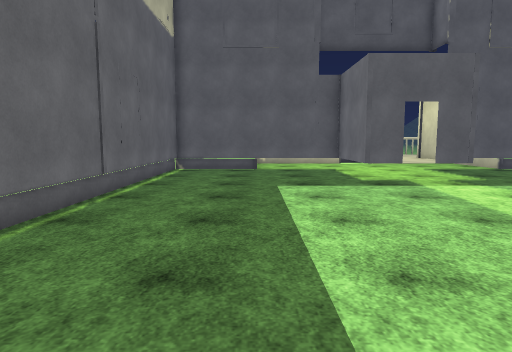
View 1 (above)

18 first-person views from a walk through a scene from a Unity 3-D project. The camera is 1.4 m above the floor, tilts 6° down and sees 75° across. Doors are open. The floor is counted in squares, 1 m on a side. Each view is taken from the middle of a square. On the plan, view 1 faces up. The plan holds only what a view shows up to about 15 squares ahead; the rest is blank. The place goes on beyond the plan. The player is left out. Some animated figures are left out. Surface patterns are stand-ins for the level's own textures.

View 2
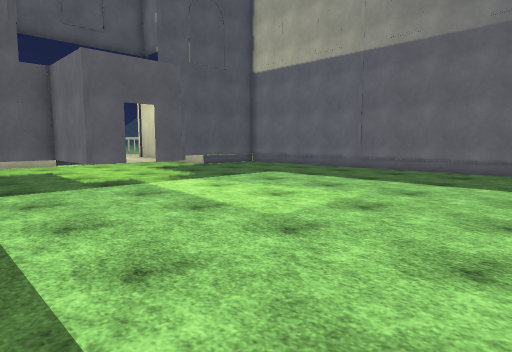

View 3
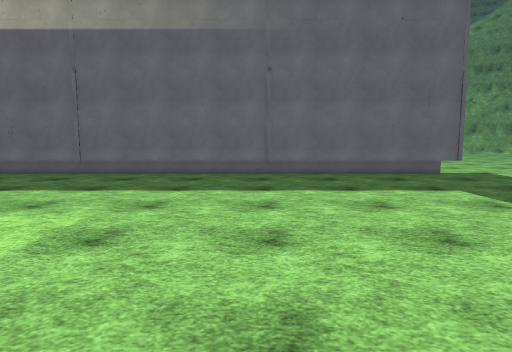

View 4
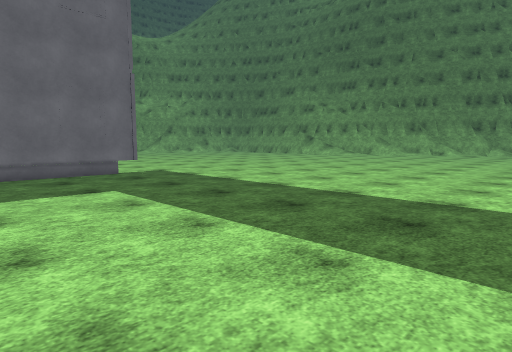

View 5
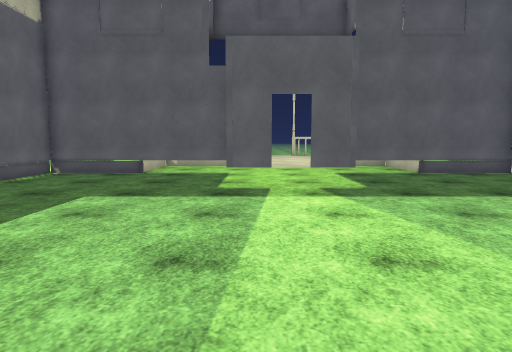

View 6
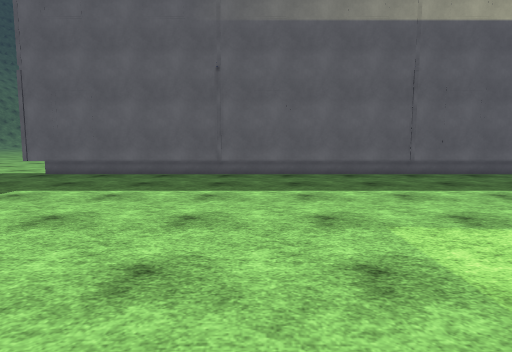

View 7
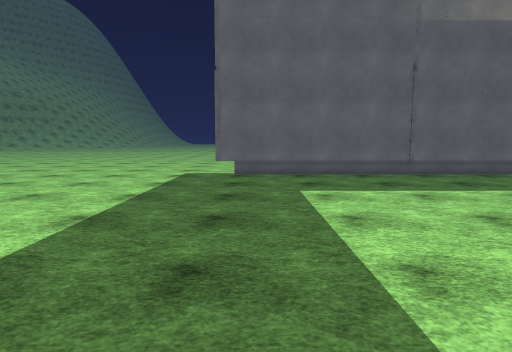

View 8
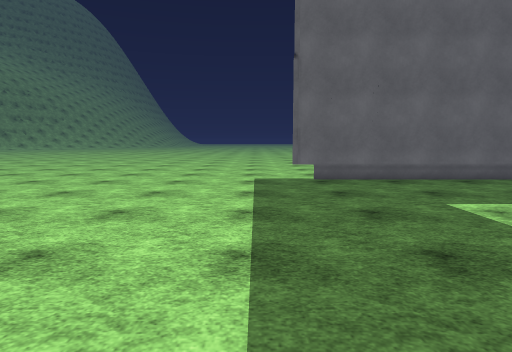

View 9
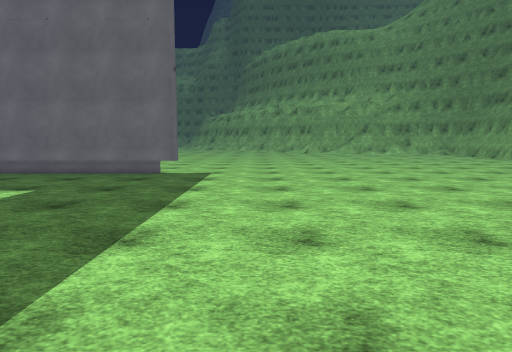

View 10
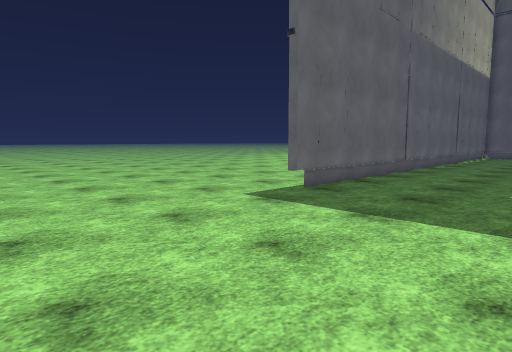

View 11
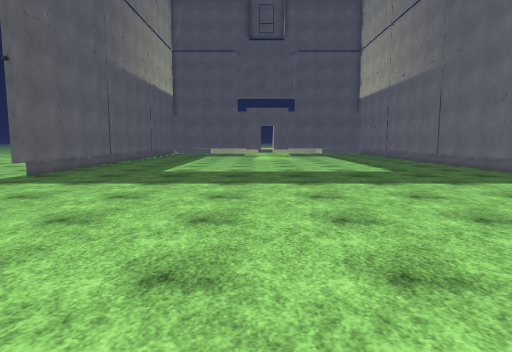

View 12
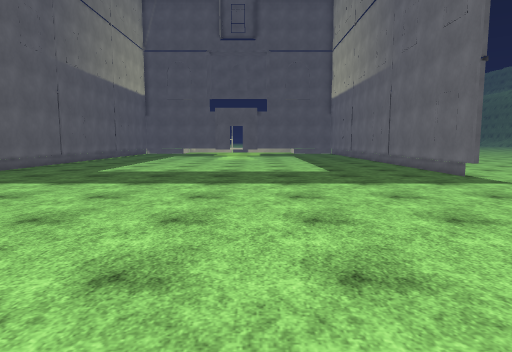

View 13
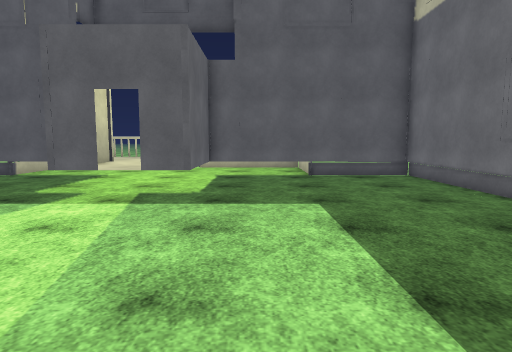

View 14
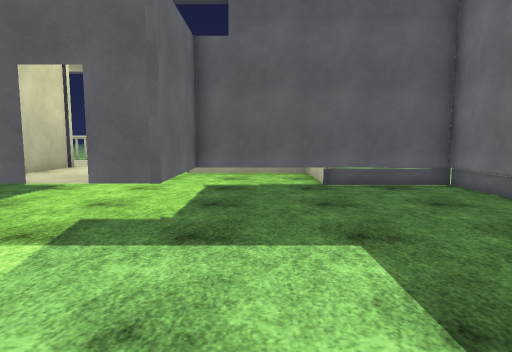

View 15
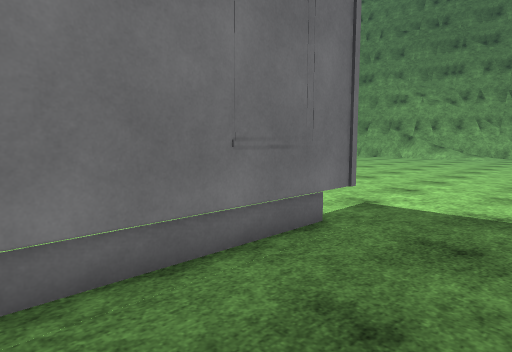

View 16
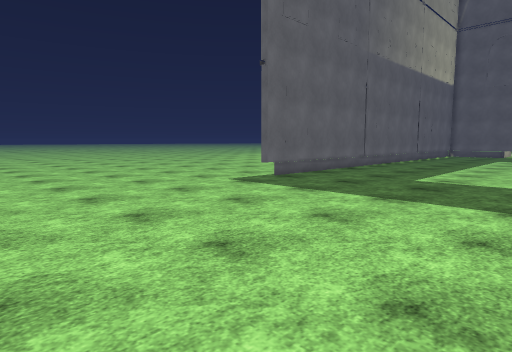

View 17
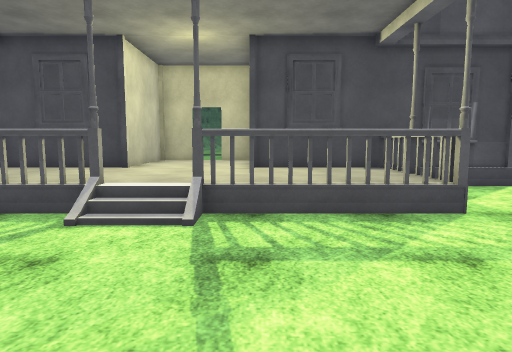

View 18
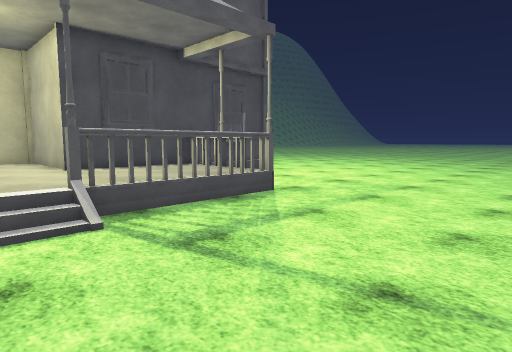

### Floor plan
Key: @ floor where view 1 was taken; # wall or solid block; . main floor; : floor 0.5 m higher than the main floor; / step, stairs or slope; D open door; H house.
Columns run from 8 left of view 1 to 17 right of it. Each row starts with its distance up from view 1.
 27            ... .
 26     ...........
 25 ................
 24 ................
 23 ................
 22 .................
 21 ........HHHHHH/HHHHHH
 20  .......H:::::::::::
 19   ......H:::::::::::H
 18    .....H:::::::::::H
 17     ####H:::::::::::H####
 16     #...#####:::#####...#
 15     #.......#:::#.......#
 14     #.......#:::#.......#
 13     #.......#:D:#.......#
 12     #.......##D##.......#
 11     #...................#
 10     #...................#
  9     #...................#
  8     #...................#
  7     #...................#
  6     #...................#
  5     #...................#
  4     #...................#
  3     #...................#
  2     #...................#
  1     #...................#
  0     #...@...............#
 -1     #...................#
 -2     #...................#
 -3     #...................#
 -4 ... #...................#
 -5 ... #...................#
 -6 ....#...................#.
 -7 ....#...................#.
 -8 ..........................
 -9 ..........................
-10 ..........................
-11 ..........................
-12 ..........................
-13 ..........................
-14 ..........................
-15 ..........................
-16  .........................
-17  ......  .................
-18  ....      ...............
-19  ...                ......
-20  ..          .  .     ....

Where each view was taken, in squares from view 1:
view 1: 0 up, 0 right, facing up
view 2: 0 up, 0 right, facing up-right
view 3: 1 up, 2 right, facing right
view 4: 1 down, 2 right, facing down-right
view 5: 2 up, 5 right, facing up
view 6: 2 up, 10 right, facing left
view 7: 6 down, 10 right, facing left
view 8: 9 down, 8 right, facing left
view 9: 11 down, 2 right, facing right
view 10: 15 down, 2 right, facing up-left
view 11: 20 down, 5 right, facing up
view 12: 20 down, 8 right, facing up
view 13: 3 up, 10 right, facing up
view 14: 6 up, 10 right, facing up
view 15: 2 down, 13 right, facing down-right
view 16: 17 down, 5 right, facing up-left
view 17: 27 up, 4 right, facing down
view 18: 27 up, 7 right, facing down-left
